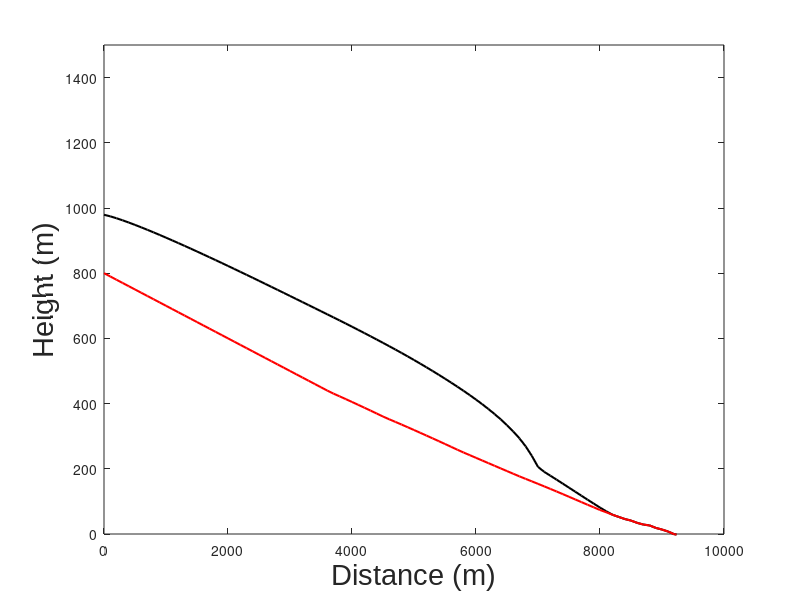

MATLAB code to generate this figure:
%Rachel Havranek
%February 2016, Geomodeling 2016

%% Initialize

%horizontal array
dx = 100;
xmax = 10000;
xmin=0;
x = 0:dx:xmax;

%slope array
zmax = 1000;
S = 0.1; %slope of the  bottom
zb = zmax - (S*x);

%initial ice:
z=zmax*ones(size(x));
H=1;
H=H*ones(size(x));

% time array
tmax=1000;
dt=.005; % it has to be really really small for the code to run
t=0:dt:tmax; %creates an array of time steps (time)
imax=length(t);
period=200;
nplots = 100; %so our code runs faster - we'll plot one hundred times
tplot = tmax/nplots; %so our code runs faster - divides total time up into 100 time steps

%Variables:
gamma=0.01; %per year
uslide=.05; %m/yr
rho=917; %kg/m^3
g=9.8; %m/s^2
A=2.1e-16; %pa
ELA=800;

%erosion:
e=0.02; %erosion constant 
erosion=e*uslide; %m/yr

%% RUN
for i=1:imax

%erosion from the ice
subice=find(z>zb); 
subair=find(z<=zb);
ei(subice)=erosion; %erosion occurs under the ice
ei(subair)=0; %but not under the air

%fluctuating ELA 
ELA=(400*sin((t(i)*2*pi)/period))+300; %sinusoidal ELA  

%glaciers loop
zb=zb-ei; %height of the bedrock after erosion
dzdx=diff(z)/dx; %change in height of the total (bedrock and height of ice)
b=gamma*(z-ELA); %ablation
Hedge=H(1:end-1) + (diff(H)/2);
Q=(uslide.*Hedge)+(A*((rho*g*abs(dzdx)).^3)).*((Hedge.^5)/5); %flux law
Q=[0 Q 0]; %no flux at the edges
dQdx=diff(Q)/dx; %change in flux
dHdt=b-dQdx; %change in height of ice
H=H +(dHdt.*dt); %total height of ice
H=max(0,H); %ice only exists above the surface
z=(zb+H); %total height of ice+bedrock


if (rem(t(i),tplot)==0)
figure(1)
plot(x,z,'k','linewidth',1.5)
     hold on
     plot(x,zb,'r','linewidth',1.5)
     hold off
      axis ([0,10000,0, 1500])
      xlabel('Distance (m)','fontname','arial','fontsize',21)
      ylabel('Height (m)','fontname','arial','fontsize',21)
     pause(0.2)
    
     
end
end


